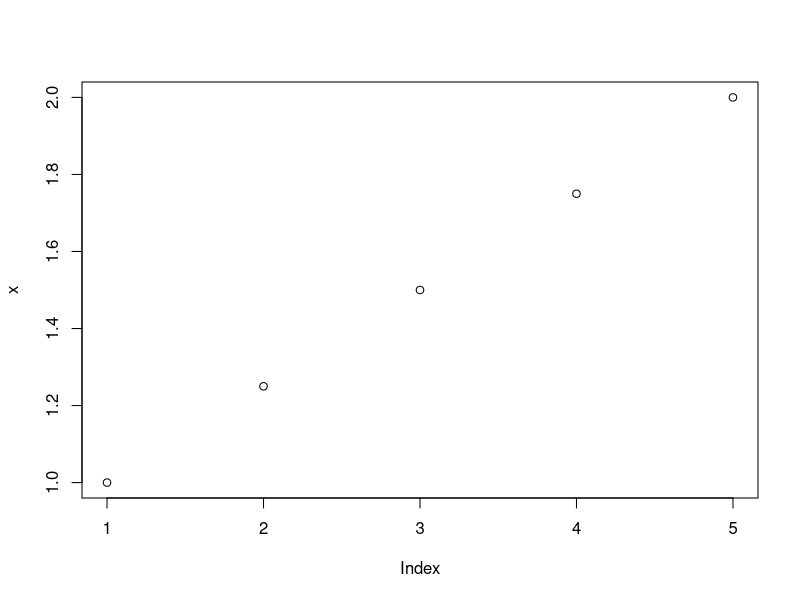
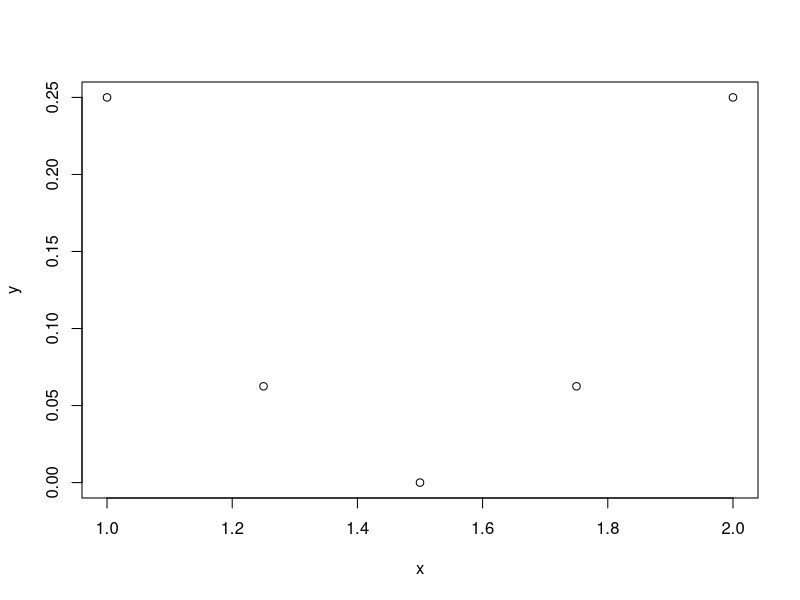
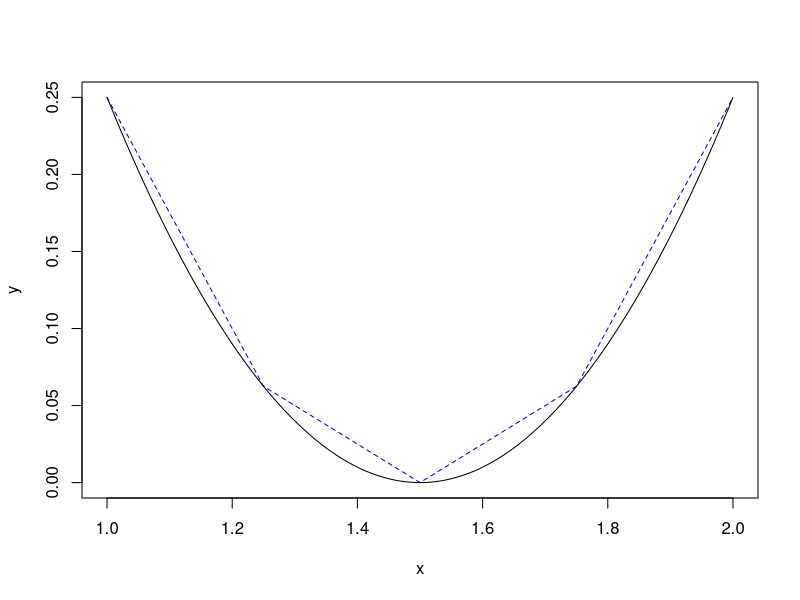
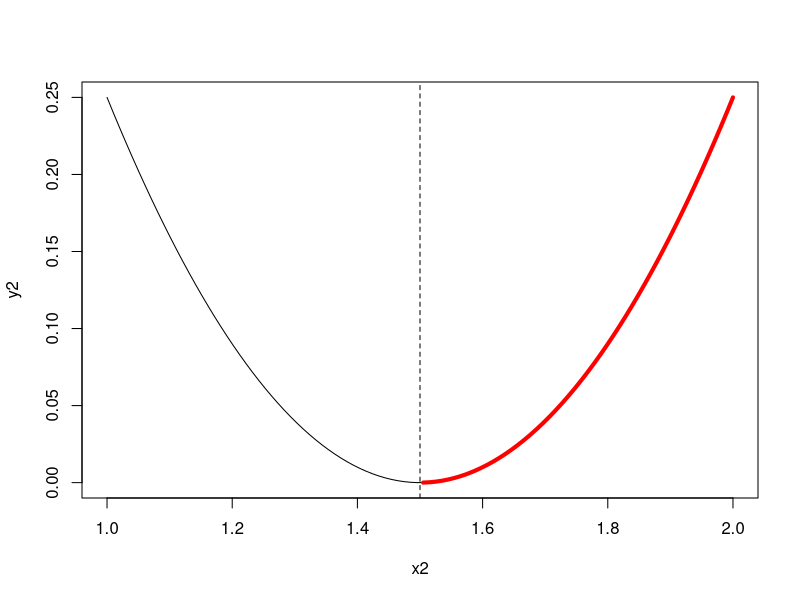
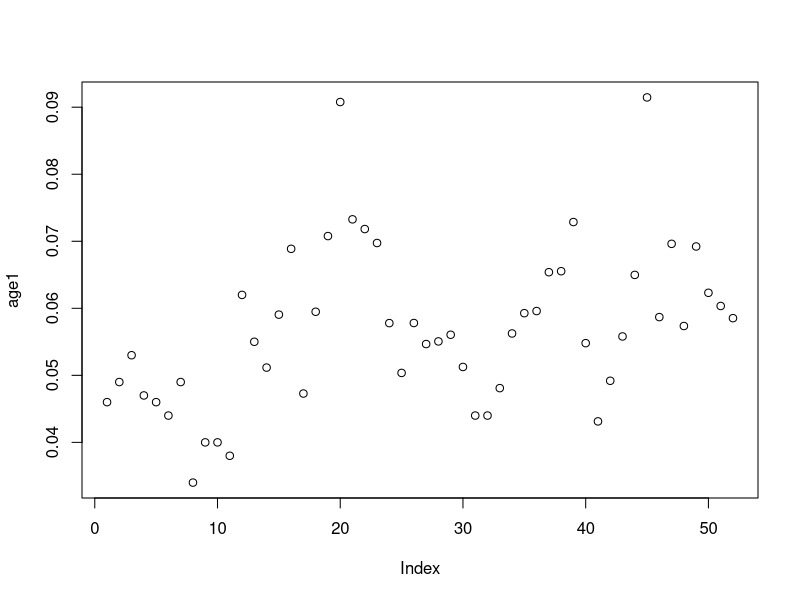
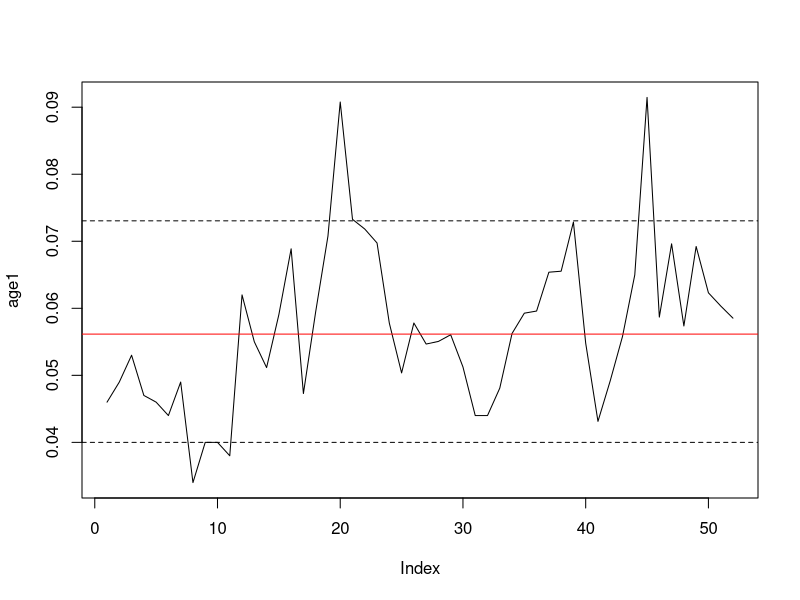
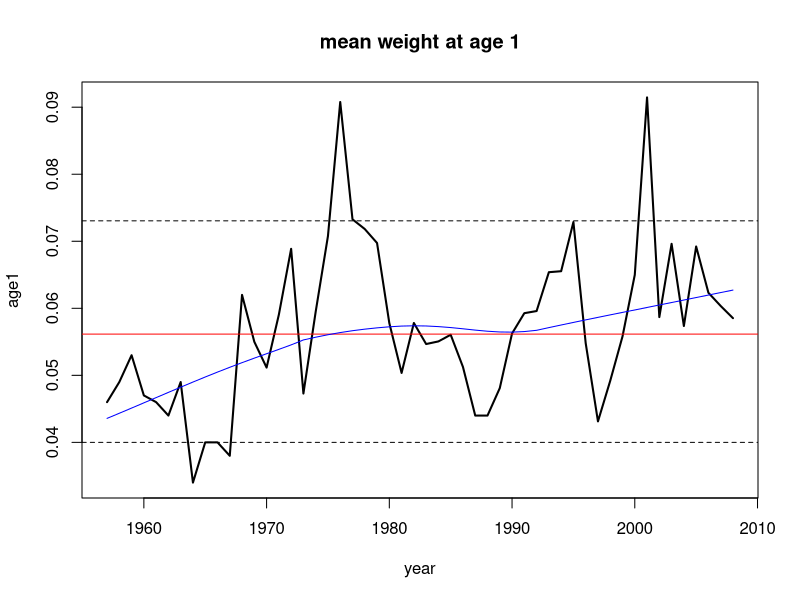
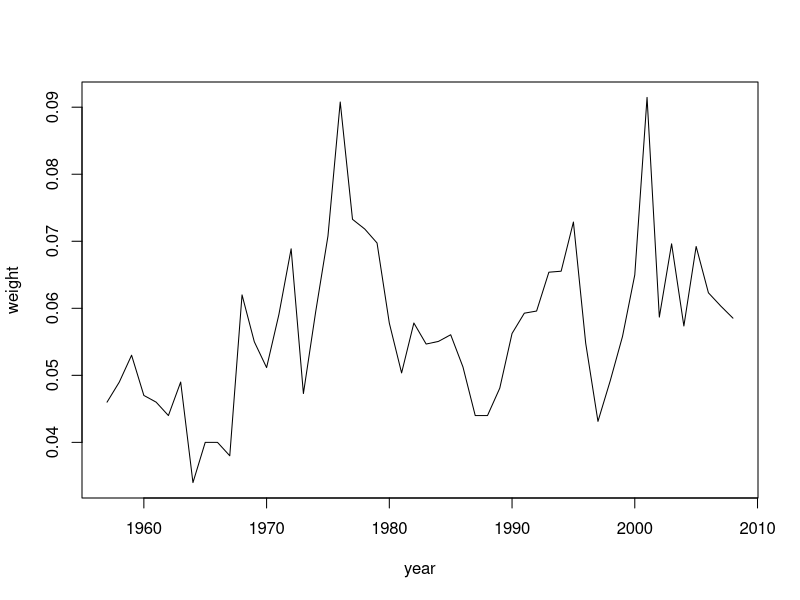

Write R code to recreate these figures, in order.
# Tutorial: Introduction to FLQuant objects
# Copyright 2013 FLR Core Development Team
# Distributed under the GPL 2 or later

#-------------------------------------------------------
# Exploring data
#-------------------------------------------------------

# a quick recap

a <- 1
a

a + a
b <- a + a
b

x <- c(a, b)
x

x <- seq(a, b, length = 5)
x
length(x) # should be 5

# plot x
plot(x)

# plot a function of x
y <- (x - 1.5)^2
plot(x, y)

# use extra arguments to plot
plot(x, y, col = "blue", lty = 2, type = "l")

# add another line
x2 <- seq(a, b, length = 100)
y2 <- (x2 - 1.5)^2
lines(x2, y2)

# finally subset
which <- x2 > 1.5

# what are the corresponding y2 values when x2 is > 1.5?
y2[which]

# to see this
plot(x2, y2, type = "l")
abline(v = 1.5, lty = 2)
lines(x2[which], y2[which], lwd = 4, col = "red")

# Excercise

# 1. make a vector than runs from 1990 to 2010 called "year"

# 2. calculate (year - 2000)^2, and store this in a vector called "catch"

# 3. make another vector of random normal noise with mean = 0 and sd = 10 the same length as catch.
# call this "noise"

# 4. a) make a scatter plot of catch + noise against year
#    b) add a "red" line for catch against year



# Lets now turn to some fisheries data

# first we will read in some data...

# set up a working directory

# and download the data files

# the data file is on our github page - the address of the file is
# https://github.com/iagomosqueira/RforFisheries/tree/master/201311-R%40GFCM

?read.csv

catch_wt <- read.csv("catch_wt.csv")

str(catch_wt)

head(catch_wt)

tail(catch_wt)

#  Lets take one column
age1 <- catch_wt $ age1

age1
# this is a vector, just like we have seen already

# we can explore the data using the functions we already know:

# the sum of the data 
sum(age1)

# the number of values in the vector
length(age1)

# so we can now calculate the mean
sum(age1) / length(age1)

# or more simply
mean(age1)

# the sample standard deviation
sd(age1)

# or written out in full
sqrt( sum( (age1 - mean(age1))^2 ) / (length(age1) - 1) )

# shortcuts are nice!


# there are lots of summaries of data vectors
median(age1)

quantile(age1, .5)

quantile(age1, c(.25, .75))

min(age1)

max(age1)

summary(age1)

signif(mean(age1), 3)


# plotting the data is also useful
plot(age1)

# to get a line plot
plot(age1, type = "l")

abline(h = median(age1), col = "red")

abline(h = quantile(age1, c(.05, .95)), lty = 2)


# plotting with two vectors
year <- 1957:2008

# plot age 2 agains age 1
plot(year, age1, type = "l", main = "mean weight at age 1", lwd = 2)
abline(h = median(age1), col = "red")
abline(h = quantile(age1, c(.05, .95)), lty = 2)

# try a simple data smoother
lines(lowess(year, age1), col = "blue")


#######################################
# working with data frames introduction
#######################################

# The simplest way to look at your data is to print it
catch_wt

# what is this?
str(catch_wt)

# it is a data.frame
head(catch_wt)

# Accessing the elements
names(catch_wt)

# the $ operator

catch_wt $ age1
catch_wt $ age2

# the [[ operator

catch_wt[["age1"]]
catch_wt[["age2"]]


# or

catch_wt[[1]]
catch_wt[[2]]


#######################################
# Using loops
#######################################

for (i in c(1,2,3)) {
  print(i)
}


for (i in c("hello", "ciao", "bonjour")) {
  print(i)
}


for (i in 1:4) {
  mean_wt <- mean(catch_wt[[i]])
  print(mean_wt)
}


# lets do something more useful

# plotting with two vectors
year <- 1957:2008

for (i in 1:4) {
  weight <- catch_wt[[i]]
  plot(year, weight, type = "l") 
}

# use par(mfrow = c(2,2))


## exercise

# plot mean weight for ages 5, 6, 7, 8
# add in useful titles to each plot
# add in a lowess smooth of the data to each plot


#######################################
# brief introduction to functions
#######################################

# lets have a look at another data set
catch_n <- read.csv("catch_n.csv")

# again it comes in as a data.frame
str(catch_n)

# sometimes a useful thing to look at is the proportion of the catch

# numbers at age 1 / total numbers caught,  by year

catch_n $ age.1 / (catch_n $ age.1 + catch_n $ age.2 + catch_n $ age.3)

# there must be a better way!
catch_total <- rep(0, length(catch_n $ age.1))

# lets to a loop and keep a running total
for (i in names(catch_n)) {
  catch_total <- catch_total + catch_n[[i]]
}

#  So now the proportion at age 1 is:
catch_n $ age.1 / catch_total

#  So now the proportion at age 2 is:
catch_n $ age.2 / catch_total





